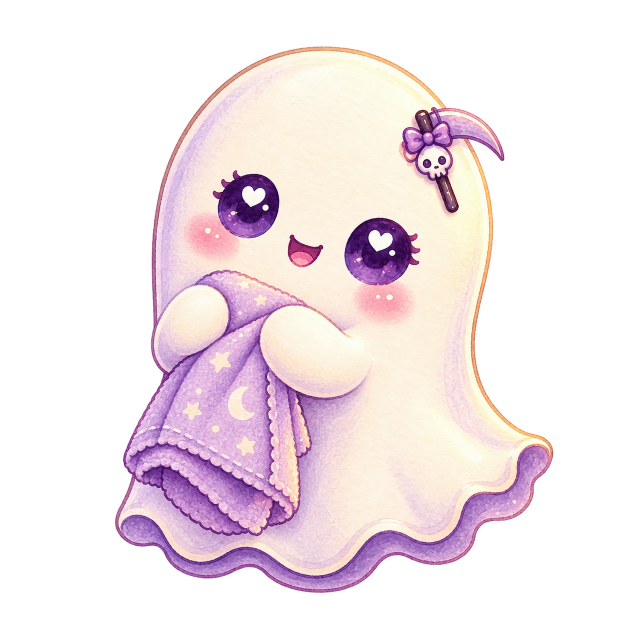
#> input picture src/assets/source/vnext/masters/ghostie-doorway.png, 1254 x 1254 px (shown at 1/2 size); its folder holds only this picture in this run
$ python prepare-depth-artwork.py
#> lines starting #> are read from the running program, lines starting #| are printed output that depends on the picture
#!/usr/bin/env python3
"""Normalize newly generated alpha masters without changing retained artwork.

Original PNGs are immutable rollback/intake sources. Only bounded delivery working
copies get padding and metadata stripping; no generative retouching occurs here.
"""
from hashlib import sha256
import json
from pathlib import Path
from PIL import Image

ROOT = Path(__file__).resolve().parents[1]
MASTERS = ROOT / 'src/assets/source/vnext/masters'
OUTPUT = ROOT / 'src/assets/source/vnext/delivery/media/vnext'
records = []
for source in sorted(MASTERS.glob('*.png')):
    image = Image.open(source).convert('RGBA')
#> image is the input picture: PIL image 1254x1254 RGBA; mean R, G, B, A 101.1, 87.5, 92.6, 109.9
    # Fit the full canvas inside a consistent safe area. No crop or enlargement.
    is_ghostie = source.stem.startswith('ghostie-')
    is_aligned = source.stem in ('haven-room', 'nari-window-seat')
    pad = 0 if is_aligned else 0.10 if is_ghostie else 0.06
    image.thumbnail((round(image.width * (1 - pad * 2)), round(image.height * (1 - pad * 2))), Image.Resampling.LANCZOS)
#> image: PIL image 1003x1003 RGBA
    original = Image.open(source)
    padded = Image.new('RGBA', original.size)
#> padded: PIL image 1254x1254 RGBA; every value is 0
    position = ((padded.width - image.width) // 2, (padded.height - image.height) // 2)
#> position = (125, 125)
    padded.alpha_composite(image, position)
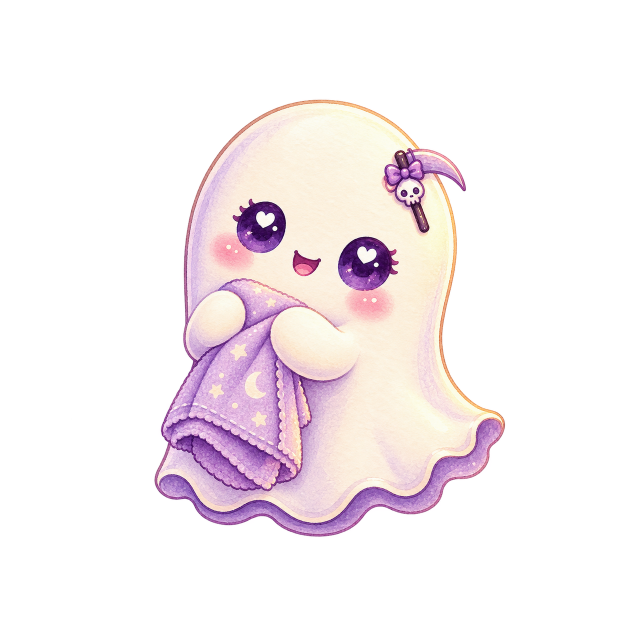
#> padded: PIL image 1254x1254 RGBA (shown at 1/2 size); mean R, G, B, A 64.3, 55.7, 58.9, 70.3; transparent parts drawn white
    target = OUTPUT / ('ghosties' if is_ghostie else 'scenes' if source.stem == 'haven-room' else 'characters' if source.stem == 'nari-window-seat' else 'layers') / f'{source.stem}.webp'
    target.parent.mkdir(parents=True, exist_ok=True)
    if source.stem == 'haven-room':
        padded = padded.convert('RGB')
    padded.save(target, 'WEBP', quality=94, method=6, exact=True)
    records.append({'id': source.stem, 'sourceFile': str(source.relative_to(ROOT)),
                    'sourceSha256': sha256(source.read_bytes()).hexdigest(),
                    'workingFile': str(target.relative_to(ROOT)),
                    'workingSha256': sha256(target.read_bytes()).hexdigest(),
                    'width': padded.width, 'height': padded.height, 'alpha': source.stem != 'haven-room',
                    'safeArea': pad, 'crop': 'none; full canvas fitted inside safe area',
                    'generation': 'Built-in imagegen, 6 October 2026; exact briefs in ASSET-2026-022',
                    'approvalStatus': 'pending', 'publicationStatus': 'blocked' if is_aligned else 'pending'})
(ROOT / 'src/assets/source/vnext/intake.json').write_text(json.dumps(records, indent=2) + '\n')
print(f'Prepared {len(records)} padded alpha working copies; original PNGs unchanged.')
#| Prepared 1 padded alpha working copies; original PNGs unchanged.

$ run again, on src/assets/source/vnext/masters/lavender-curtain.png
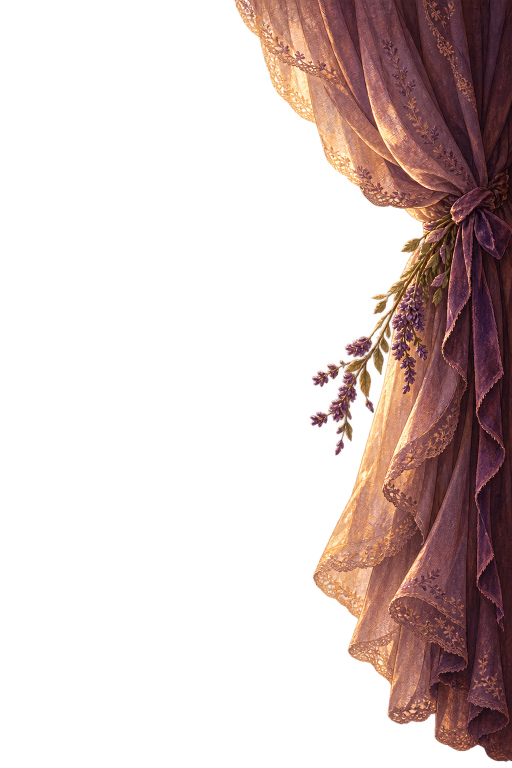
#> input picture src/assets/source/vnext/masters/lavender-curtain.png, 1024 x 1536 px (shown at 1/2 size)
#> image is the input picture: PIL image 1024x1536 RGBA; mean R, G, B, A 58.3, 38.3, 32.9, 78.7
#> image: PIL image 901x1352 RGBA
#> `padded.alpha_composite(image, position)`:
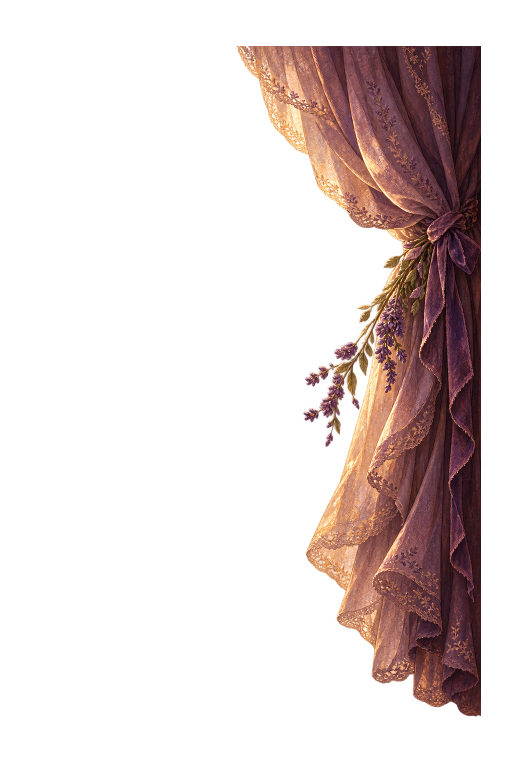
#> padded: PIL image 1024x1536 RGBA (shown at 1/2 size); mean R, G, B, A 32.9, 20.6, 18.2, 61; transparent parts drawn white
#| Prepared 1 padded alpha working copies; original PNGs unchanged.

$ run again, on src/assets/source/vnext/masters/ghostie-welcome.png
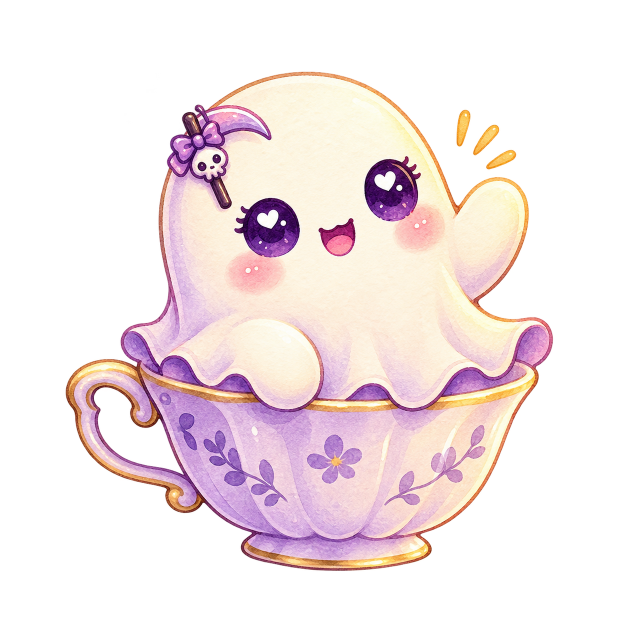
#> input picture src/assets/source/vnext/masters/ghostie-welcome.png, 1254 x 1254 px (shown at 1/2 size)
#> image is the input picture: PIL image 1254x1254 RGBA; mean R, G, B, A 93.3, 79.7, 80.9, 101.7
#> `image.thumbnail((round(image.width * (1 - pad * 2)), round(image.heigh..`:
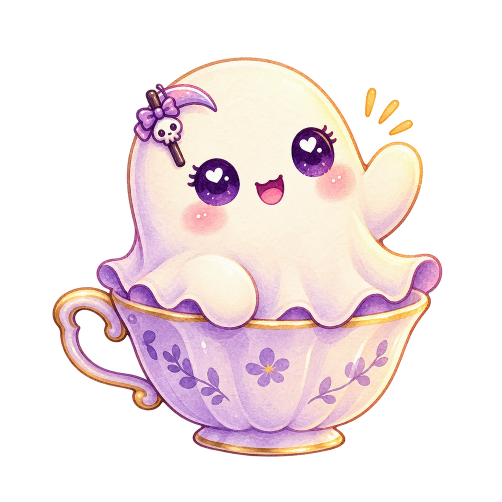
#> image: PIL image 1003x1003 RGBA (shown at 1/2 size); mean R, G, B, A 92.9, 79.3, 80.5, 101.8; transparent parts drawn white
#> `padded.alpha_composite(image, position)`:
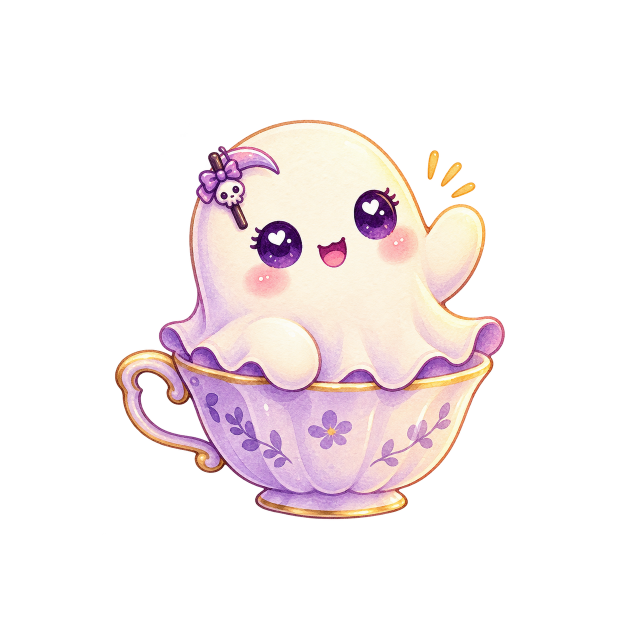
#> padded: PIL image 1254x1254 RGBA (shown at 1/2 size); mean R, G, B, A 59.4, 50.8, 51.5, 65.1; transparent parts drawn white
#| Prepared 1 padded alpha working copies; original PNGs unchanged.
